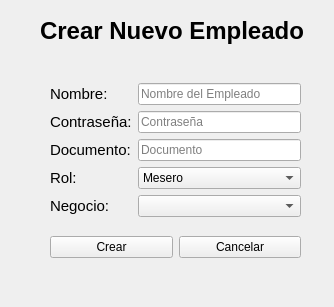
<?xml version="1.0" encoding="UTF-8"?>
<ui version="4.0">
 <class>crearEmpleado</class>
 <widget class="QWidget" name="crearEmpleado">
  <property name="geometry">
   <rect>
    <x>0</x>
    <y>0</y>
    <width>334</width>
    <height>307</height>
   </rect>
  </property>
  <property name="windowTitle">
   <string>Form</string>
  </property>
  <property name="windowIcon">
   <iconset>
    <normaloff>../../images/image_Emp.ico</normaloff>../../images/image_Emp.ico</iconset>
  </property>
  <widget class="QLabel" name="label">
   <property name="geometry">
    <rect>
     <x>40</x>
     <y>10</y>
     <width>281</width>
     <height>41</height>
    </rect>
   </property>
   <property name="font">
    <font>
     <pointsize>18</pointsize>
     <weight>75</weight>
     <bold>true</bold>
    </font>
   </property>
   <property name="text">
    <string>Crear Nuevo Empleado</string>
   </property>
  </widget>
  <widget class="QWidget" name="layoutWidget">
   <property name="geometry">
    <rect>
     <x>50</x>
     <y>70</y>
     <width>251</width>
     <height>201</height>
    </rect>
   </property>
   <layout class="QGridLayout" name="gridLayout_2">
    <item row="0" column="0" colspan="2">
     <layout class="QGridLayout" name="gridLayout">
      <item row="0" column="0">
       <widget class="QLabel" name="label_2">
        <property name="font">
         <font>
          <pointsize>11</pointsize>
         </font>
        </property>
        <property name="text">
         <string>Nombre: </string>
        </property>
       </widget>
      </item>
      <item row="0" column="1">
       <widget class="QLineEdit" name="inputNombre">
        <property name="placeholderText">
         <string>Nombre del Empleado</string>
        </property>
       </widget>
      </item>
      <item row="1" column="0">
       <widget class="QLabel" name="label_3">
        <property name="font">
         <font>
          <pointsize>11</pointsize>
         </font>
        </property>
        <property name="text">
         <string>Contraseña:</string>
        </property>
       </widget>
      </item>
      <item row="1" column="1">
       <widget class="QLineEdit" name="InputContrasena">
        <property name="placeholderText">
         <string>Contraseña</string>
        </property>
       </widget>
      </item>
      <item row="2" column="0">
       <widget class="QLabel" name="label_4">
        <property name="font">
         <font>
          <pointsize>11</pointsize>
         </font>
        </property>
        <property name="text">
         <string>Documento:</string>
        </property>
       </widget>
      </item>
      <item row="2" column="1">
       <widget class="QLineEdit" name="inputDoc">
        <property name="placeholderText">
         <string>Documento</string>
        </property>
       </widget>
      </item>
      <item row="3" column="0">
       <widget class="QLabel" name="label_5">
        <property name="font">
         <font>
          <pointsize>11</pointsize>
         </font>
        </property>
        <property name="text">
         <string>Rol:</string>
        </property>
       </widget>
      </item>
      <item row="3" column="1">
       <widget class="QComboBox" name="comboBoxRol">
        <property name="cursor">
         <cursorShape>PointingHandCursor</cursorShape>
        </property>
        <item>
         <property name="text">
          <string>Mesero</string>
         </property>
        </item>
        <item>
         <property name="text">
          <string>Cocinero</string>
         </property>
        </item>
        <item>
         <property name="text">
          <string>Admin Local</string>
         </property>
        </item>
        <item>
         <property name="text">
          <string>Admin General</string>
         </property>
        </item>
       </widget>
      </item>
      <item row="4" column="0">
       <widget class="QLabel" name="label_6">
        <property name="font">
         <font>
          <pointsize>11</pointsize>
         </font>
        </property>
        <property name="text">
         <string>Negocio:</string>
        </property>
       </widget>
      </item>
      <item row="4" column="1">
       <widget class="QComboBox" name="comboBoxNegocio">
        <property name="cursor">
         <cursorShape>PointingHandCursor</cursorShape>
        </property>
       </widget>
      </item>
     </layout>
    </item>
    <item row="1" column="0">
     <widget class="QPushButton" name="btnCrear">
      <property name="text">
       <string>Crear</string>
      </property>
     </widget>
    </item>
    <item row="1" column="1">
     <widget class="QPushButton" name="btnCancelar">
      <property name="text">
       <string>Cancelar</string>
      </property>
     </widget>
    </item>
   </layout>
  </widget>
 </widget>
 <resources/>
 <connections/>
</ui>
